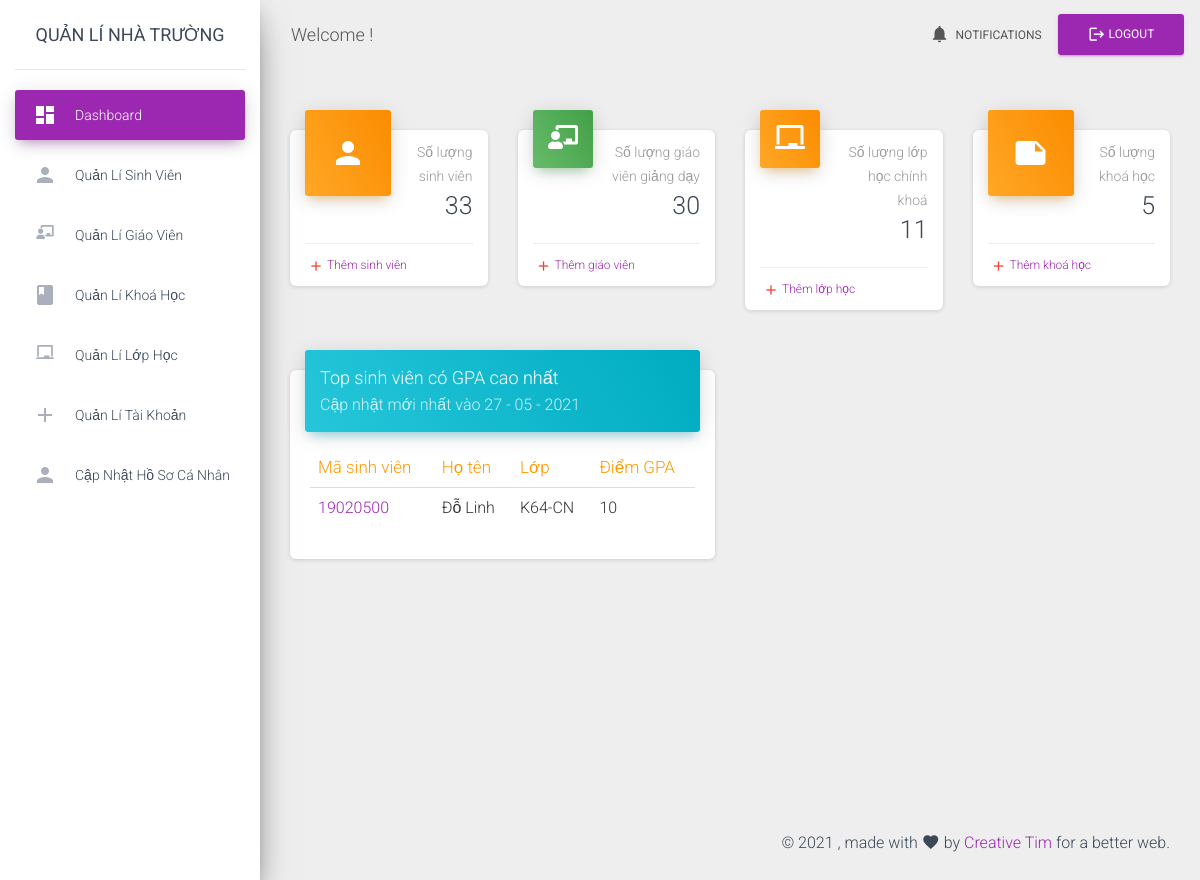
The app's page /process.php (signed in), older data.
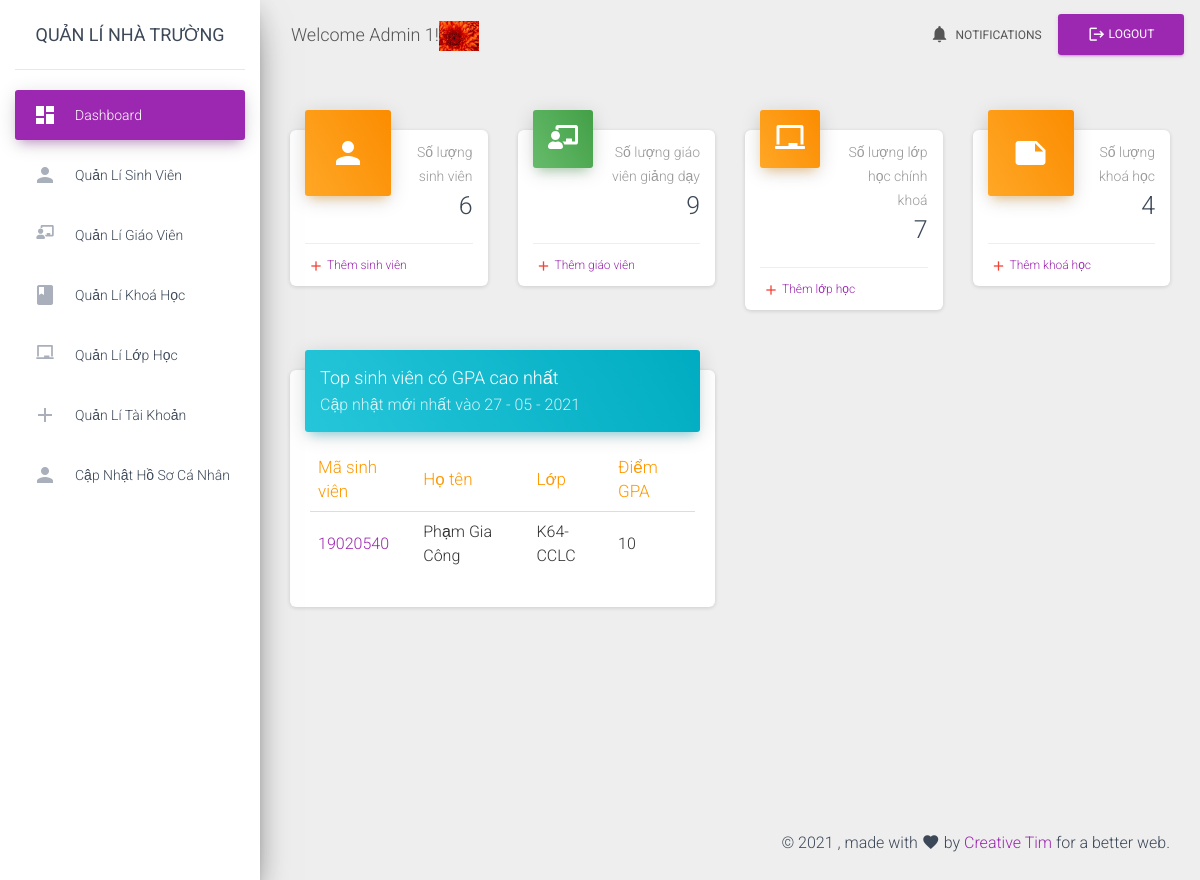
The same page, newer data.
### tables this page shows
CREATE TABLE `students` (
  `id` int(11) NOT NULL,
  `fullName` varchar(50) NOT NULL,
  `classId` int(11) NOT NULL,
  `contactNumber` varchar(11) NOT NULL,
  `dob` date NOT NULL
);

CREATE TABLE `users` (
  `id` int(11) NOT NULL,
  `userId` int(11) NOT NULL,
  `title` varchar(20) NOT NULL,
  `username` varchar(50) NOT NULL,
  `pass` varchar(50) NOT NULL,
  `salt` varchar(10) NOT NULL,
  `representName` varchar(50) DEFAULT NULL,
  `img-personal` varchar(50) DEFAULT NULL
);

### function/functions.php (called while the page is built, shortened)
<?php
function selectElementFrom($table, $element = '*', $condition = "1", $limit = "")
{
    global $conn;
    $sqlSelect = "SELECT $element FROM $table WHERE $condition $limit";
    $query = $conn->query($sqlSelect);
    return $query;
}
function getHighestScoreStudents()
{
    global $conn;
    $sqlSelectTop = "SELECT  total.studentId, total.totalScores/total.totalCredits gpa
            FROM (SELECT scores.id, score, courses.credit ,studentId, SUM(score*credit) totalScores, SUM(credit) totalCredits
            FROM `scores` LEFT JOIN courses
                ON scores.courseId = courses.id
            GROUP BY studentId) total
            ORDER BY `gpa`  DESC";
    $topStudents = $conn->query($sqlSelectTop);
    $numTop = 4;
    $listTopStudents = array();
    while ($row = $topStudents->fetch_assoc()) {
        $studentId = $row['studentId'];
        $selectStudent = selectElementFrom('students', "*", "id=$studentId");
        $student = $selectStudent->fetch_assoc();
        $classID = $student['classId'];
        $selectClass = selectElementFrom('classes', "*", "id='$classID'");
        $class = $selectClass->fetch_assoc();
        $listTopStudents[] = array("id" => $studentId, "name" => $student['fullName'],
            "className" => $class['className'], "score" => $row['gpa']);
        $numTop--;
        if ($numTop <= 0) break;
    }
    return $listTopStudents;
}
?>

### viewAdmin.php (the view, shortened to what the changed rows need)
<!DOCTYPE html>
<html lang="en">
<head>
    <link rel="stylesheet" type="text/css" href="assets/css/reset.css" />
    <?php
    require_once "includes/headContents.php";
    ?>
</head>
<body>
<div class="wrapper ">
    <?php $active_menu = 'index'; $sub_active = 'action';
    require_once "function/functions.php";
    ?>
    <?php require_once 'slide_bar.php' ?>
    <div class="main-panel">
        <?php
        require_once "includes/header.php";
        ?>
        <div class="content">
            <div class="container-fluid">
                <div class="row">
                    <div class="col-lg-3 col-md-6 col-sm-6">
                        <div class="card card-stats">
                            <div class="card-header card-header-warning card-header-icon">
                                <div class="card-icon">
                                    <i class="material-icons">person</i>
                                </div>
                                <p class="card-category">Số lượng sinh viên</p>
                                <h3 class="card-title">
                                    <?php
                                    $selectStudents = selectElementFrom('students', "*", "1");
                                    echo $selectStudents->num_rows;
                                    ?>
                                </h3>
                            </div>
                            <div class="card-footer">
                                <div class="stats">
                                    <i class="material-icons text-danger">add</i>
                                    <a href="manageStudent.php?type=add">Thêm sinh viên</a>
                                </div>
                            </div>
                        </div>
                    </div>
                    <div class="col-lg-3 col-md-6 col-sm-6">
                        <div class="card card-stats">
                            <div class="card-header card-header-success card-header-icon">
                                <div class="card-icon">
                                    <i class="material-icons fas fa-chalkboard-teacher"></i>
                                </div>
                                <p class="card-category">Số lượng giáo viên giảng dạy</p>
                                <h3 class="card-title">
                                    <?php
                                    $selectTeachers = selectElementFrom('teachers', "*", "1");
                                    echo $selectTeachers->num_rows;
                                    ?>
                                </h3>
                            </div>
                            <div class="card-footer">
                                <div class="stats">
                                    <i class="material-icons text-danger">add</i>
                                    <a href="manageTeacher.php?type=add">Thêm giáo viên</a>
                                </div>
                            </div>
                        </div>
                    </div>
                    <div class="col-lg-3 col-md-6 col-sm-6">
                        <div class="card card-stats">
                            <div class="card-header card-header-warning card-header-icon">
                                <div class="card-icon">
                                    <i class="material-icons fas fa-chalkboard"></i>
                                </div>
                                <p class="card-category">Số lượng lớp học chính khoá</p>
                                <h3 class="card-title">
                                    <?php
                                    $selectClasses = selectElementFrom('classes', "*", "1");
                                    echo $selectClasses->num_rows;
                                    ?>
                                </h3>
                            </div>
                            <div class="card-footer">
                                <div class="stats">
                                    <i class="material-icons text-danger">add</i>
                                    <a href="manageClass.php?type=add">Thêm lớp học</a>
                                </div>
                            </div>
                        </div>
                    </div>
                    <div class="col-lg-3 col-md-6 col-sm-6">
                        <div class="card card-stats">
                            <div class="card-header card-header-warning card-header-icon">
                                <div class="card-icon">
                                    <i class="material-icons">note</i>
                                </div>
                                <p class="card-category">Số lượng khoá học</p>
                                <h3 class="card-title">
                                    <?php
                                    $selectCourses = selectElementFrom('courses', "*", "1");
                                    echo $selectCourses->num_rows;
                                    ?>
                                </h3>
                            </div>
                            <div class="card-footer">
                                <div class="stats">
                                    <i class="material-icons text-danger">add</i>
                                    <a href="manageCourse.php?type=add">Thêm khoá học</a>
                                </div>
                            </div>
                        </div>
                    </div>
                    <div class="col-lg-6 col-md-12">
                        <div class="card">
                            <div class="card-header card-header-info">
                                <h4 class="card-title">Top sinh viên có GPA cao nhất</h4>
                                <p class="card-category">Cập nhật mới nhất vào <?php echo date("d - m - Y"); ?></p>
                            </div>
                            <div class="card-body table-responsive">
                                <table class="table table-hover">
                                    <thead class="text-warning">
                                    <th>Mã sinh viên</th>
                                    <th>Họ tên</th>
                                    <th>Lớp</th>
                                    <th>Điểm GPA</th>
                                    </thead>
                                    <tbody>
                                    <?php
                                    $dataTopStudent = getHighestScoreStudents();
                                    if ($dataTopStudent && $dataTopStudent[0]['score'] >= 8) {
                                        for ($i = 0; $i < count($dataTopStudent); $i++) {
                                            $id = $dataTopStudent[$i]["id"];
                                            $score = $dataTopStudent[$i]["score"];
                                            if ($score > 8) {
                                                echo "<tr>
                                                <td><a href='queryOnStudentGrade.php?for=$id'>$id</a></td>
                                                <td>".$dataTopStudent[$i]["name"]."</td>
                                                <td>".$dataTopStudent[$i]["className"]."</td>
                                                <td>".round($dataTopStudent[$i]["score"], 1)."</td>
                                                </tr>";
                                            }
                                        }
                                    } else { ?>
                                        <div>Chưa có kết quả</div>
                                        <?php
                                    }
                                    ?>
                                    </tbody>
                                </table>
                            </div>
                        </div>
                    </div>
                </div>
            </div>
        </div>
    </div>
</div>
<?php
require_once "includes/footer.php";
?>
</body>
</html>

### includes/header.php (shortened to what the changed rows need)
<nav
	class="navbar navbar-expand-lg navbar-transparent navbar-absolute fixed-top ">
	<div class="container-fluid">
		<div class="navbar-wrapper" id="div-img">
			<a class="navbar-brand" href="process.php" id="welcome">Welcome
                <?php
                if (isset($_SESSION['username'])) {
                    $selectUser = selectElementFrom("users", "*", "username = '$_SESSION[username]'");
                    $user = $selectUser->fetch_assoc();
                    if (isset($user['representName'])){
                        echo "$user[representName]!";
                    } else {
                        echo "$user[username]!";
                    }
                    if (isset($user['img-personal'])) {
                        $srcImg = $user['img-personal'];
                        echo "<img src='$srcImg' id='img-user'/>";
                    } else {
                        $srcImg = "";
                    }
                } else {
                    $_SESSION['permission'] = false;
                }
                ?>
            </a>
		</div>
        <div class="collapse navbar-collapse justify-content-end">
            <ul class="navbar-nav">
                <li class="nav-item">
                    <a class="nav-link" href="javascript:;">
                        <i class="material-icons">notifications</i> Notifications
                    </a>
                </li>
                <li class="nav-item">
                    <a href="logout.php">
                        <button type="button" name="logout" class="btn btn-primary">
                            <i class="material-icons">logout</i> Logout
                        </button>
                    </a>
                </li>
            </ul>
        </div>
    </div>
</nav>

Row changes from the older to the newer data that the page shows:
removed students: id "19020500", fullName "Đỗ Linh", className "K64-CN", score "10"
now on this page (row edited): users: representName "Admin 1", value (picture)
added students: id "19020540", fullName "Phạm Gia Công", className "K64-CCLC", score "10"
Text that changed along with them:
$selectStudents->num_rows: "33" → "6"
$selectTeachers->num_rows: "30" → "9"
$selectClasses->num_rows: "11" → "7"
$selectCourses->num_rows: "5" → "4"
